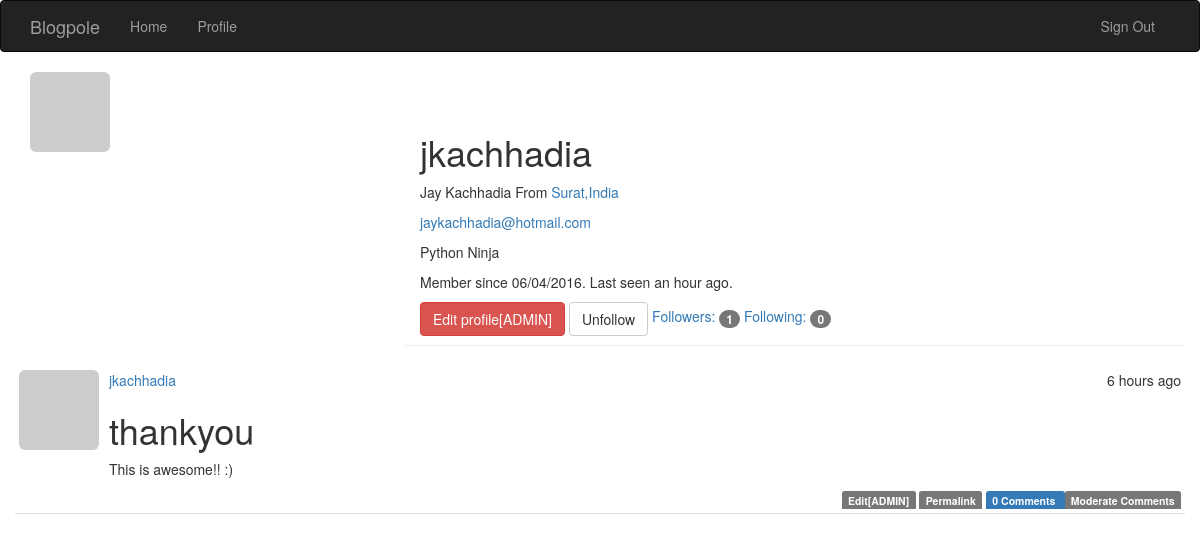
/user/jkachhadia (signed in), run on the app's committed database.
### app/models.py (models this page shows, shortened)
class User(db.Model, UserMixin):
    __tablename__ = 'users'
    id = db.Column(db.Integer, primary_key=True)
    email= db.Column(db.String(64),unique=True,index=True)
    username = db.Column(db.String(64), unique=True, index=True)
    role_id = db.Column(db.Integer, db.ForeignKey('roles.id'))
    password_hash= db.Column(db.String(128))
    confirmed=db.Column(db.Boolean,default=False)
    name=db.Column(db.String(64))
    location=db.Column(db.String(64))
    about_me=db.Column(db.Text())
    member_since=db.Column(db.DateTime(),default=datetime.utcnow)
    last_seen=db.Column(db.DateTime(), default=datetime.utcnow)
    avatar_hash=db.Column(db.String(32))
    posts=db.relationship('Post',backref='author', lazy='dynamic')
    followed=db.relationship('Follow',foreign_keys=[Follow.follower_id],backref=db.backref('follower',lazy='joined'),lazy='dynamic',cascade='all,delete-orphan')
    followers=db.relationship('Follow',foreign_keys=[Follow.followed_id],backref=db.backref('followed',lazy='joined'),lazy='dynamic',cascade='all, delete-orphan')
    comments=db.relationship('Comment',backref='author',lazy='dynamic')
    def is_following(self,user):
        return self.followed.filter_by(followed_id=user.id).first() is not None
    def gravatar(self,size=100,default='identicon',rating='g'):
        if request.is_secure:
            url= 'https://secure.gravatar.com/avatar'
        else:
            url= 'http://www.gravatar.com/avatar'
        hash= self.avatar_hash or hashlib.md5(self.email.encode('utf-8')).hexdigest()
        return '{url}/{hash}?s={size}&d={default}&r={rating}'.format(url=url,hash=hash,size=size,default=default,rating=rating)
    def ping(self):
        self.last_seen =datetime.utcnow()
        db.session.add(self)
    def can(self,permissions):
        return self.role is not None and (self.role.permissions & permissions) == permissions
    def is_administrator(self):
        return self.can(Permission.ADMINISTER)
    @property
    def password(self):
        raise AttributeError('password is not a readable attribute.')

class Post(db.Model):
    __tablename__='posts'
    id=db.Column(db.Integer,primary_key=True)
    body=db.Column(db.Text)
    timestamp=db.Column(db.DateTime,index=True,default=datetime.utcnow)
    author_id=db.Column(db.Integer,db.ForeignKey('users.id'))
    body_html=db.Column(db.Text)
    comments=db.relationship('Comment',backref='post',lazy='dynamic')

### app/main/views.py (the view)
@main.route('/user/<username>')
def user(username):
    user=User.query.filter_by(username=username).first()
    if user is None:
        abort(404)
    posts=user.posts.order_by(Post.timestamp.desc()).all()
    return render_template('user.html',user=user,posts=posts)

### app/auth/views.py (called while the page is built)
@auth.before_app_request
def before_request():
    if current_user.is_authenticated():
        current_user.ping()
        if not current_user.confirmed and request.endpoint[:5] !='auth.':
            return redirect(url_for('auth.unconfirmed'))

### app/main/__init__.py (called while the page is built)
@main.app_context_processor
def inject_permissions():
    return dict(Permission=Permission)

### app/models.py (called while the page is built)
@login_manager.user_loader
def load_user(user_id):
    return User.query.get(int(user_id))

### app/templates/user.html (shortened to what this page needs)
{% extends "base.html" %}
{% block page_content %}
<div class="row">
  <div class="col-md-4">
<img class="img-rounded profile-thumbnail" src="{{user.gravatar(size=256)}}">
  </div>
<div class="page-header col-md-8">
  <h1>{{user.username}}</h1>
  {% if user.name or user.loaction %}
  <p>
    {% if user.name %}{{user.name}}{% endif %}
    {% if user.location %}
    From <a href="http://maps.google.com/?q={{user.location}}">
      {{user.location}}
    </a>
    {% endif %}
  </p>
  {% endif %}
  {% if current_user.is_administrator() %}
  <p><a href="mailto:{{user.email}}">{{user.email}}</a></p>
  {% endif %}
  {% if user.about_me %}<p>{{user.about_me}}</p>{% endif %}
  <p>
    Member since {{ moment(user.member_since).format('L')}}.
    Last seen {{moment(user.last_seen).fromNow()}}.
  </p>
  {% if current_user.is_administrator() %}
  <a class="btn btn-danger" href="{{ url_for('.edit_profile_admin',id=user.id)}}">
    Edit profile[ADMIN]
  </a>
  {% endif %}
  {% if  current_user.can(Permission.FOLLOW) and user != current_user %}
  {% if not current_user.is_following(user) %}
  <a href="{{ url_for('.follow',username=user.username) }}" class="btn btn-default">Follow</a>
  {% else %}
  <a href="{{ url_for('.unfollow',username=user.username)}}" class="btn btn-default">Unfollow</a>
  {% endif %}
  {% endif %}
  <a href="{{url_for('.followers',username=user.username)}}">Followers: <span class="badge">{{ user.followers.count()-1}}</span></a>
  <a href="{{ url_for('.followed_by',username=user.username)}}">Following: <span class="badge">{{user.followed.count()-1}}</span></a>
</div>
{% include "_posts.html" %}
{% endblock %}

### app/templates/base.html (shortened to what this page needs)
{% extends "bootstrap/base.html" %}
{% block head %}
{{ super() }}
<link rel="stylesheet" type="text/css" href="{{ url_for('static', filename='styles.css') }}">
{% endblock %}
{% block navbar %}
<div class="navbar navbar-inverse" role="navigation">
    <div class="container">
        <div class="navbar-header">
            <a class="navbar-brand" href="{{ url_for('main.index') }}">Blogpole</a>
        </div>
        <div class="navbar-collapse collapse">
            <ul class="nav navbar-nav">
                <li><a href="{{ url_for('main.index') }}">Home</a></li>
                {% if current_user.is_authenticated() %}
                <li><a href="{{ url_for('main.user',username=current_user.username) }}">Profile</a></li>
                {% endif %}
            </ul>
            <ul class="nav navbar-nav navbar-right">
              {% if current_user.is_authenticated() %}
              <li><a href="{{url_for('auth.logout')}}">Sign Out</a><li>
              {% else %}
              <li><a href="{{url_for('auth.login')}}">Sign In</a><li>
              {% endif %}
            </ul>
        </div>
    </div>
</div>
{% endblock %}
{% block content %}
<div class="container">
    {% block page_content %}{% endblock %}
</div>
{% endblock %}

### app/templates/_posts.html
<ul class="media-list">
    {% for post in posts %}
    <li class="media" style="padding:4px;">
            <a class="pull-left" href="{{ url_for('.user', username=post.author.username) }}">
                <img class="img-rounded profile-thumbnail media-object" src="{{ post.author.gravatar(size=40) }}">
            </a>
          <div class="media-body">
            <div class="media-heading"><a href="{{ url_for('.user', username=post.author.username) }}">{{ post.author.username }}</a><div class="pull-right">{{ moment(post.timestamp).fromNow() }}</div></div>
              {% if post.body_html %}
            {{ post.body_html | safe }}
            {% else %}
            {{ post.body }}
            {% endif %}
            <div class="pull-right">
              {% if current_user == post.author %}
              <a href="{{url_for('.edit',id=post.id)}}"><span class="label label-default">Edit</span></a>
              {% elif current_user.is_administrator() %}
              <a href="{{url_for('.edit',id=post.id)}}"><span class="label label-default">Edit[ADMIN]</span></a>
              {% endif %}
              <a href="{{url_for('.post',id=post.id)}}"><span class="label label-default">Permalink</span></a>
              <a href="{{ url_for('.post',id=post.id)}}#comments"><span class="label label-primary">{{ post.comments.count()}} Comments </span></a>
              {% if current_user.can(Permission.MODERATE_COMMENTS) %}
              <a href="{{ url_for('.moderate')}}"> <span class="label label-default">Moderate Comments</span></a>
              {% endif %}
            </div>
          </div>
    </li>
    {% endfor %}
</ul>

### app/static/styles.css (style rules this page uses)
.media { margin-top: 0px; border-bottom: 1px solid #e0e0e0; }

### data on the page
User: username "jkachhadia", name "Jay Kachhadia", location "Surat,India", email "jaykachhadia@hotmail.com", about_me "Python Ninja", member_since "06/04/2016", last_seen "an hour ago"
Post: author.username "jkachhadia", timestamp "6 hours ago", body_html "thankyou This is awesome!! :)", comments.count "0"

### other printed values
{{ user.followers.count()-1 }} "1"
{{ user.followed.count()-1 }} "0"
